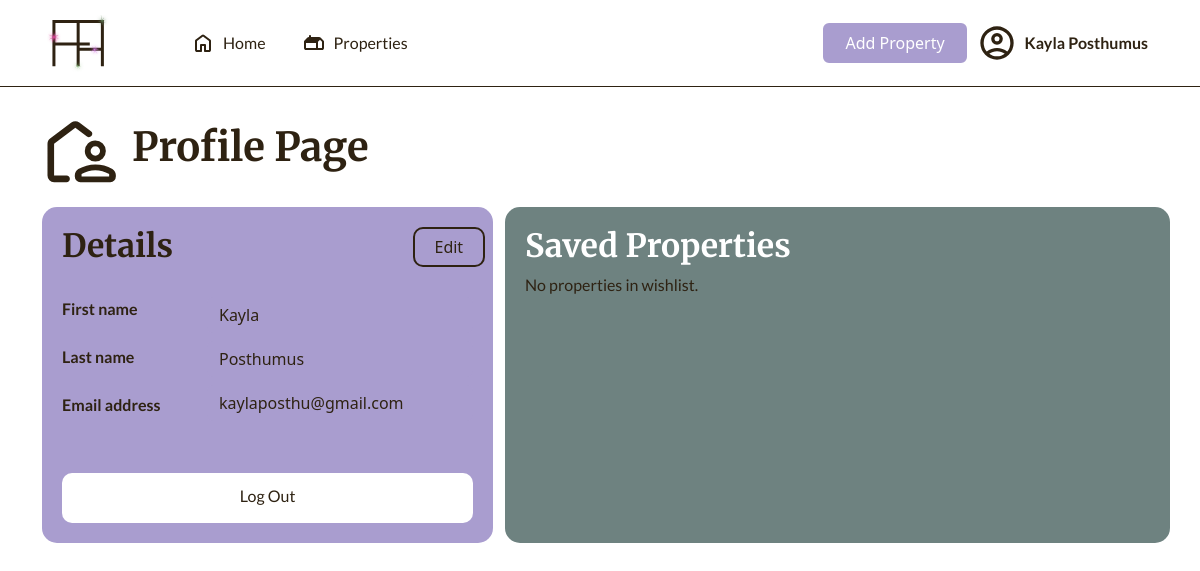
The app's page /pages/profile.php (signed in) with its own data.
### tables this page shows
CREATE TABLE `users` (
  `UserId` int(11) NOT NULL,
  `firstname` varchar(50) NOT NULL,
  `surname` varchar(50) NOT NULL,
  `email` varchar(100) NOT NULL,
  `password` varchar(255) NOT NULL,
  `userType` enum('user','admin') NOT NULL DEFAULT 'user'
);

### pages/profile.php (the view, shortened to what this page needs)
<?php
require '../config.php';
$email = $_SESSION['email'];
$sql = "SELECT * FROM users WHERE email = ?";
$stmt = $conn->prepare($sql);
$stmt->bind_param("s", $email);
$stmt->execute();
$result = $stmt->get_result();
if ($result->num_rows > 0) {
    $row = $result->fetch_assoc();
} else {
    echo "No user found.";
    exit();
}
if (isset($_SESSION['UserId'])) {
    $userId = $_SESSION['UserId'];
    $sqlWishlist = "SELECT listing.* FROM wishlist
                    JOIN listing ON wishlist.listingId = listing.id
                    WHERE wishlist.userId = ?";
    $stmtWishlist = $conn->prepare($sqlWishlist);
    $stmtWishlist->bind_param("i", $userId);
    $stmtWishlist->execute();
    $wishlistResult = $stmtWishlist->get_result();
} else {
    echo "User ID not found in session.";
    exit();
}
if (isset($_SESSION['UserId'])) {
    $userId = $_SESSION['UserId'];
    $sqlWishlist = "SELECT listing.* FROM wishlist
                    JOIN listing ON wishlist.listingId = listing.id
                    WHERE wishlist.userId = ?";
    $stmtWishlist = $conn->prepare($sqlWishlist);
    $stmtWishlist->bind_param("i", $userId);
    $stmtWishlist->execute();
    $wishlistResult = $stmtWishlist->get_result();
} else {
    echo "User ID not found in session.";
    exit();
}
?>
<!DOCTYPE html>
<html lang="en">
<head>
     <link href="https://cdn.jsdelivr.net/npm/bootstrap@5.3.3/dist/css/bootstrap.min.css" rel="stylesheet">
    <link rel="stylesheet" href="../styles/navbar.css">
    <link rel="stylesheet" href="../styles/listings.css">
    <link rel="stylesheet" href="../styles/profile.css">
    <link rel="stylesheet" href="../styles/globalStyles.css">
</head>
<body>
    <nav class="navbar navbar-expand-lg mb-4">
        <div class="container">
          <a class="navbar-brand" href="../assets/FHH-Logo.svg">
            <img src="../assets/FHH-Logo.svg">
          </a>
          <div class="collapse navbar-collapse" id="navbarSupportedContent">
            <ul class="navbar-nav me-auto mb-2 mb-lg-0 mx-5">
              <li class="nav-item">
                <a class="nav-link" href="<?php echo '../homepage.php'; ?>">
                    Home
                </a>
              </li>
              <li class="nav-item">
                <a class="nav-link" href="<?php echo 'listing.php'; ?>">
                    Properties
                </a>
              </li>
            </ul>
            <button type="button" class="btn add">
                <a class="btn-link" href="<?php echo 'addProp.php'; ?>">Add Property</a>
            </button>
            <li class="nav-item">
                <a class="nav-link" href="signIn.html">
                    <strong><?php echo htmlspecialchars($row['firstname']); ?> <?php echo htmlspecialchars($row['surname']); ?></strong>
                </a>
              </li>
          </div>
        </div>
    </nav>
    <div class="container mb-3">
            <div class="center-heading">
                <h1>Profile Page</h1>
            </div>
    </div>
    <div class="container">
        <div class="row">
            <div class="col-5">
                <div class="box-profile">
                    <form id="profileForm" method="POST" action="">
                        <div class="row">
                            <div class="col-10 mb-4">
                                <h2>Details</h2>
                            </div>
                            <div class="col-2">
                                <button type="button" id="editButton" class="btn btn-link edit">Edit</button>
                            </div>
                        </div>
                        <div class="row mb-3">
                            <div class="col-4">
                                <p class="mb-4"><strong>First name</strong></p>
                                <p class="mb-4"><strong>Last name</strong></p>
                                <p><strong>Email address</strong></p>
                            </div>
                            <div class="col-8 info">
                                <input type="text" name="firstname" id="firstname" class="form-control" value="<?php echo htmlspecialchars($row['firstname']); ?>" readonly>
                                <input type="text" name="surname" id="surname" class="form-control mt-2" value="<?php echo htmlspecialchars($row['surname']); ?>" readonly>
                                <input type="email" name="email" id="email" class="form-control mt-2" value="<?php echo htmlspecialchars($row['email']); ?>" readonly>
                            </div>
                        </div>
                    </form>
                    <a href="../logout.php">
                    <button class="logOut mt-4">
                        <p>Log Out</p>
                    </button>
                    </a>
                </div>
                </div>
                <div class="col-7 blue-bg">
                    <div class="wishlist">
                        <h2>Saved Properties</h2>
                        <?php if ($wishlistResult->num_rows > 0): ?>
                            <?php while ($listing = $wishlistResult->fetch_assoc()): ?>
                                <div class="listing-card mb-3">
                                    <a href="specificListing.php?id=<?php echo $listing['id']; ?>" class="text-decoration-none text-dark">
                                        <div class="row">
                                            <div class="col-4">
                                                <img class="listing-img" src="../uploads/<?php echo htmlspecialchars($listing['images']); ?>" alt="Listing Image">
                                            </div>
                                            <div class="col-7">
                                                <div class="row">
                                                    <div class="col-10">
                                                        <h3><?php echo htmlspecialchars($listing['title']); ?></h3>
                                                        <p><?php echo htmlspecialchars($listing['streetAddress']); ?></p>
                                                    </div>
                                                    <div class="col-2">
                                                        <form action="profile.php" method="POST">
                                                            <input type="hidden" name="listing_id" value="<?php echo $listing['id']; ?>">
                                                            <button type="submit" name="remove_item" class="btn remove-btn">Remove</button>
                                                        </form>
                                                    </div>
                                                </div>
                                                <div class="align">
                                                    <svg xmlns="http://www.w3.org/2000/svg" height="24px" viewBox="0 -960 960 960" width="24px" fill="#2E2212"><path d="M888.13-717.13v474.26q0 37.78-26.61 64.39t-64.39 26.61H162.87q-37.78 0-64.39-26.61t-26.61-64.39v-474.26q0-37.78 26.61-64.39t64.39-26.61h634.26q37.78 0 64.39 26.61t26.61 64.39Zm-725.26 76.41h634.26v-76.41H162.87v76.41Zm0 160v237.85h634.26v-237.85H162.87Zm0 237.85v-474.26 474.26Z"/></svg>
                                                    <p><?php echo htmlspecialchars($listing['pricePm']); ?></p>
                                                </div>
                                                <div class="align2">
                                                    <svg xmlns="http://www.w3.org/2000/svg" height="24px" viewBox="0 -960 960 960" width="24px" fill="#2E2212"><path d="M202.87-71.87q-37.78 0-64.39-26.61t-26.61-64.39v-554.26q0-37.78 26.61-64.39t64.39-26.61H240v-37.37q0-17.96 12.46-30.29 12.45-12.34 30.41-12.34t30.29 12.34q12.34 12.33 12.34 30.29v37.37h309v-37.37q0-17.96 12.46-30.29 12.45-12.34 30.41-12.34t30.29 12.34Q720-863.46 720-845.5v37.37h37.13q37.78 0 64.39 26.61t26.61 64.39v554.26q0 37.78-26.61 64.39t-64.39 26.61H202.87Zm0-91h554.26V-560H202.87v397.13Zm0-477.13h554.26v-77.13H202.87V-640Zm0 0v-77.13V-640ZM480-398.09q-17.81 0-29.86-12.05T438.09-440q0-17.81 12.05-29.86T480-481.91q17.81 0 29.86 12.05T521.91-440q0 17.81-12.05 29.86T480-398.09Zm-160 0q-17.81 0-29.86-12.05T278.09-440q0-17.81 12.05-29.86T320-481.91q17.81 0 29.86 12.05T361.91-440q0 17.81-12.05 29.86T320-398.09Zm320 0q-17.48 0-29.7-12.05-12.21-12.05-12.21-29.86t12.21-29.86q12.22-12.05 29.82-12.05t29.7 12.05q12.09 12.05 12.09 29.86t-12.05 29.86q-12.05 12.05-29.86 12.05Zm-160 160q-17.81 0-29.86-12.21-12.05-12.22-12.05-29.82t12.05-29.7q12.05-12.09 29.86-12.09t29.86 12.05q12.05 12.05 12.05 29.86 0 17.48-12.05 29.7-12.05 12.21-29.86 12.21Zm-160 0q-17.81 0-29.86-12.21-12.05-12.22-12.05-29.82t12.05-29.7q12.05-12.09 29.86-12.09t29.86 12.05q12.05 12.05 12.05 29.86 0 17.48-12.05 29.7-12.05 12.21-29.86 12.21Zm320 0q-17.48 0-29.7-12.21-12.21-12.22-12.21-29.82t12.21-29.7q12.22-12.09 29.82-12.09t29.7 12.05q12.09 12.05 12.09 29.86 0 17.48-12.05 29.7-12.05 12.21-29.86 12.21Z"/></svg>
                                                    <p><?php echo htmlspecialchars($listing['availableDate']); ?></p>
                                                </div>
                                                <div class="row">
                                                    <div class="col-2 interior">
                                                        <svg xmlns="http://www.w3.org/2000/svg" height="24px" viewBox="0 -960 960 960" width="24px" fill="#2E2212"><path d="M80-200v-240q0-27 11-49t29-39v-112q0-50 35-85t85-35h160q23 0 43 8.5t37 23.5q17-15 37-23.5t43-8.5h160q50 0 85 35t35 85v112q18 17 29 39t11 49v240h-80v-80H160v80H80Zm440-360h240v-80q0-17-11.5-28.5T720-680H560q-17 0-28.5 11.5T520-640v80Zm-320 0h240v-80q0-17-11.5-28.5T400-680H240q-17 0-28.5 11.5T200-640v80Zm-40 200h640v-80q0-17-11.5-28.5T760-480H200q-17 0-28.5 11.5T160-440v80Zm640 0H160h640Z"/></svg>
                                                        <p><?php echo htmlspecialchars($listing['bedrooms']); ?></p>
                                                    </div>
                                                    <div class="col-2 interior">
                                                        <svg xmlns="http://www.w3.org/2000/svg" height="24px" viewBox="0 -960 960 960" width="24px" fill="#2E2212"><path d="M280-600q-33 0-56.5-23.5T200-680q0-33 23.5-56.5T280-760q33 0 56.5 23.5T360-680q0 33-23.5 56.5T280-600ZM200-80q-17 0-28.5-11.5T160-120q-33 0-56.5-23.5T80-200v-240h120v-30q0-38 26-64t64-26q20 0 37 8t31 22l56 62q8 8 15.5 15t16.5 13h274v-326q0-14-10-24t-24-10q-6 0-11.5 2.5T664-790l-50 50q5 17 2 33.5T604-676L494-788q14-9 30-11.5t32 3.5l50-50q16-16 36.5-25t43.5-9q48 0 81 33t33 81v326h80v240q0 33-23.5 56.5T800-120q0 17-11.5 28.5T760-80H200Zm-40-120h640v-160H160v160Zm0 0h640-640Z"/></svg>
                                                        <p><?php echo htmlspecialchars($listing['bathrooms']); ?></p>
                                                    </div>
                                                    <div class="col-2 interior">
                                                        <svg xmlns="http://www.w3.org/2000/svg" height="24px" viewBox="0 -960 960 960" width="24px" fill="#2E2212"><path d="M240-200v40q0 17-11.5 28.5T200-120h-40q-17 0-28.5-11.5T120-160v-320l84-240q6-18 21.5-29t34.5-11h440q19 0 34.5 11t21.5 29l84 240v320q0 17-11.5 28.5T800-120h-40q-17 0-28.5-11.5T720-160v-40H240Zm-8-360h496l-42-120H274l-42 120Zm-32 80v200-200Zm100 160q25 0 42.5-17.5T360-380q0-25-17.5-42.5T300-440q-25 0-42.5 17.5T240-380q0 25 17.5 42.5T300-320Zm360 0q25 0 42.5-17.5T720-380q0-25-17.5-42.5T660-440q-25 0-42.5 17.5T600-380q0 25 17.5 42.5T660-320Zm-460 40h560v-200H200v200Z"/></svg>
                                                        <p><?php echo htmlspecialchars($listing['parkingSpace']); ?></p>
                                                    </div>
                                                    <div class="col-3 interior2">
                                                        <svg xmlns="http://www.w3.org/2000/svg" height="24px" viewBox="0 -960 960 960" width="24px" fill="#2E2212"><path d="M400-80H120q-33 0-56.5-23.5T40-160v-240h80v240h280v80Zm160 0v-80h280v-240h80v240q0 33-23.5 56.5T840-80H560ZM40-560v-240q0-33 23.5-56.5T120-880h280v80H120v240H40Zm800 0v-240H560v-80h280q33 0 56.5 23.5T920-800v240h-80Z"/></svg>
                                                        <p><?php echo htmlspecialchars($listing['lotSize']); ?></p>
                                                    </div>
                                                </div>
                                            </div>
                                        </div>
                                    </a>
                                </div>
                            <?php endwhile; ?>
                        <?php else: ?>
                            <p>No properties in wishlist.</p>
                        <?php endif; ?>
                    </div>
                </div>
            </div>
                    </div>
</body>
</html>

### styles/navbar.css (style rules this page uses)
.navbar { border-bottom: solid 1.5px #2E2212; }
.navbar-nav { display: flex; justify-content: center; padding-left: 0; margin-bottom: 0; list-style: none; }
.nav-item { display: flex; align-items: center; margin: 0 10px; }
.nav-link { display: flex; align-items: center; text-decoration: none; color: #2E2212; font-family: "Lato", sans-serif; font-weight: 400; font-style: normal; color: #2E2212; }
.nav-link svg { margin-right: 8px; }
.add { background-color: #A99DCF; color: white; padding-left: 20px; padding-right: 20px; border: 2px solid #A99DCF; }

### styles/listings.css (style rules this page uses)
.btn-link { text-decoration: none; color: white; }
.center-heading { display: flex; align-items: center; text-align: center; gap: 10px; }

### styles/profile.css (style rules this page uses)
.box-profile { background-color: #A99DCF; padding: 20px; border-radius: 15px; color: #2E2212; }
.logOut { background-color: white; border-radius: 10px; width: 100%; border: none; height: 50px; color:#2E2212; }
.logOut p { margin-top: 10px; }
.edit { border: 2px solid #2E2212; padding-top: 5px; padding-left: 20px; padding-right: 20px; border-radius: 10px; height: 40px; margin-left: -12px; color:#2E2212; }
.form-control[readonly] { background-color: #A99DCF; color: #2E2212; border: none; }
.blue-bg { background-color: #6E8280; padding: 20px; border-radius: 15px; }
.wishlist h2 { color: white !important; }

### styles/globalStyles.css (style rules this page uses)
h1, h2, h3, h4 { font-family: "Merriweather", serif; font-weight: 700; font-style: normal; color: #2E2212; }
p { font-family: "Lato", sans-serif; font-weight: 400; font-style: normal; color: #2E2212; }

### records on screen
users: firstname "Kayla", surname "Posthumus", email "kaylaposthu@gmail.com"
